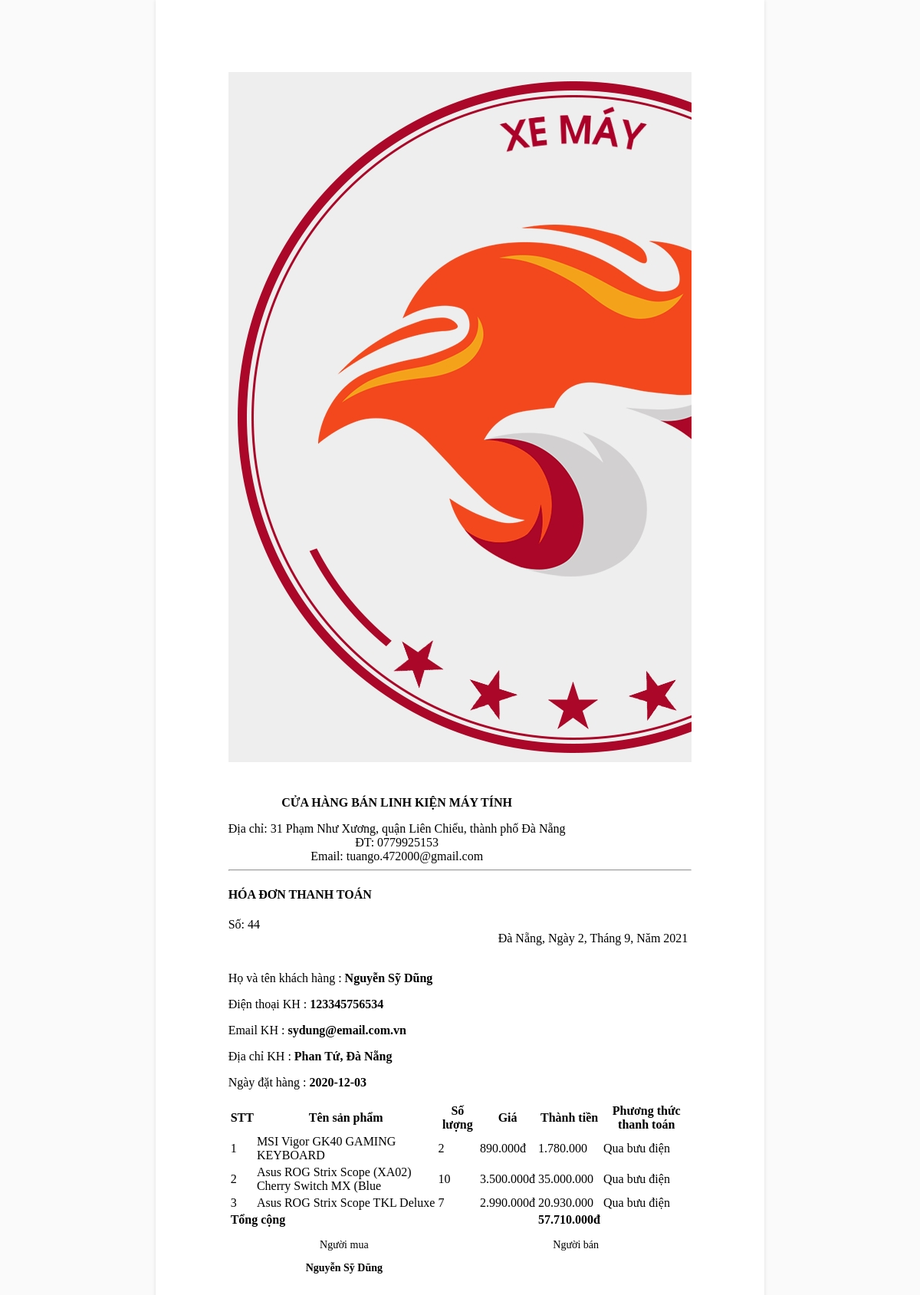
The app's page /Admin/chuc_nang/quanli_donhang/xuathoadon.php?mahd=44 with its own data.
### tables this page shows
CREATE TABLE `tbl_hoadon` (
  `MaHD` int(11) NOT NULL,
  `IDKH` int(11) NOT NULL,
  `HoTen` varchar(50) NOT NULL,
  `SDT` varchar(12) NOT NULL,
  `Email` varchar(100) NOT NULL,
  `DiaChiNhan` varchar(100) NOT NULL,
  `NgayDatHang` date NOT NULL,
  `TrangThai` int(11) NOT NULL
);

CREATE TABLE `tbl_hoadonchitiet` (
  `MaHD` int(11) NOT NULL,
  `MaSP` varchar(50) NOT NULL,
  `TenSP` varchar(50) NOT NULL,
  `SoLuong` int(11) NOT NULL,
  `Gia` int(11) NOT NULL,
  `PTTT` int(100) NOT NULL
);

### Admin/chuc_nang/quanli_donhang/xuathoadon.php (the view, shortened to what this page needs)
<!DOCTYPE html>
<html>
<head>
    <link rel="stylesheet" type="text/css" href="../Admin/css/hoadon.css">
</head>
<body onload="window.print();">
    <div id="page" class="page">
        <div class="row header">
            <div class="logo col-5"><img src="../images/logoxe.jpg" class="img-fluid" /></div>
            <div class="company text-center col-7">
                <p><b>CỬA HÀNG BÁN LINH KIỆN MÁY TÍNH</b></p>
                <span>Địa chỉ: 31 Phạm Như Xương, quận Liên Chiểu, thành phố Đà Nẵng</span><br>
                <span>ĐT: 0779925153</span><br>
                <span>Email: tuango.472000@gmail.com</span><br>
            </div>
        </div>
        <hr />
        <div class="text-center">
            <h4>HÓA ĐƠN THANH TOÁN</h4>
            <span class="text-right">Số: <?php
            if(isset($_GET['mahd'])){
            $mahd = $_GET['mahd'];
            echo $mahd;} ?></span><br />
        </div>
        <div style="float: right;">
            <span>Đà Nẵng,</span>
            <?php
            $date = getdate();
            echo " Ngày " . $date['mday'] . ",<span>";
            echo " Tháng " . $date['mon'] . ",<span>";
            echo " Năm " . $date['year'] . "<span style='margin-left:5px'>";
            ?>
        </div>
        <br />
        <br />
        <?php
        require('../../../connect/connect.php');
        if(isset($_GET['mahd'])){
        $mahd = $_GET['mahd'];
        $sql = mysqli_query($con, "SELECT * FROM tbl_hoadonchitiet WHERE MaHD = '$mahd'");
        $result = mysqli_query($con, "SELECT * FROM tbl_hoadon where MaHD = '$mahd'");
        $array = mysqli_fetch_array($result);
        }
        ?>
        <div class="col-12">
            <p>Họ và tên khách hàng : <b><?php echo $array['HoTen']; ?></b></p>
            <p>Điện thoại KH : <b><?php echo $array['SDT']; ?></b></p>
            <p>Email KH : <b><?php echo $array['Email']; ?></b></p>
            <p>Địa chỉ KH : <b><?php echo $array['DiaChiNhan']; ?></b></p>
            <p>Ngày đặt hàng : <b><?php echo $array['NgayDatHang']; ?></b></p>
        </div>
        <div class="col-12">
            <table class="mb-3 table table-bordered table-hover">
                <tr class="bg-info">
                    <th class="p-2 text-center">STT</th>
                    <th class="p-2 text-center">Tên sản phẩm</th>
                    <th class="p-2 text-center">Số lượng</th>
                    <th class="p-2 text-center">Giá</th>
                    <th class="p-2 text-center">Thành tiền</th>
                    <th class="p-2 text-center">Phương thức thanh toán</th>
                </tr>
                <?php
                $pos = 1;
                $tongsotien = 0;
                if ($sql) {
                    while ($row = mysqli_fetch_array($sql)) {
                        $tongsotien += $row['SoLuong'] * $row['Gia'];
                        ?>
                        <tr>
                            <td class="p-2"><?php echo $pos++; ?></td>
                            <td class="p-2"><?php echo $row['TenSP']; ?></td>
                            <td class="p-2 text-center"><?php echo $row['SoLuong']; ?></td>
                            <td class="p-2 text-center"><?php echo number_format($row['Gia'], 0, ",", "."); ?>đ</td>
                            <td class="p-2 text-center"><?php echo number_format(($row['SoLuong'] * $row['Gia']), 0, ",", "."); ?></td>
                            <td class="p-2 text-center"><?php if ($row['PTTT'] == 1) {
                                                                    echo "Qua bưu điện";
                                                                } else if ($row['PTTT'] == 2) {
                                                                    echo "Qua thẻ ATM";
                                                                } else {
                                                                    echo "Thanh toán trực tiếp";
                                                                }
                                                                ?></td>
                        </tr>
                <?php }
                } else {
                    echo "";
                } ?>
                <tr>
                    <td colspan="4" class="tong"><b>Tổng cộng</b></td>
                    <td class="p-2 text-center"><b><?php echo number_format(($tongsotien), 0, ",", ".") ?>đ</b></td>
                    <td></td>
                </tr>
            </table>
        </div>
        <div class="footer-left">
            <p class="mb-5">Người mua</p>
            <b><?php echo $array['HoTen']; ?></b>
        </div>
        <div class="footer-right">
            <p>Người bán</p>
        </div>
    </div>
</body>
</html>

### Admin/css/hoadon.css (style rules this page uses)
body { margin: 0; padding: 0; background-color: #FAFAFA; font: 12pt "Tohoma"; }
* { box-sizing: border-box; -moz-box-sizing: border-box; }
.page { width: 21cm; overflow:hidden; min-height:297mm; padding: 2.5cm; margin-left:auto; margin-right:auto; background: white; box-shadow: 0 0 5px rgba(0, 0, 0, 0.1); }
.header { overflow:hidden; }
.logo { background-color:#FFFFFF; text-align:left; float:left; }
.company { padding-top:24px; background-color:#FFFFFF; text-align:center; float:left; font-size:16px; }
.footer-left { text-align:center; position:relative; height: 150px; width:50%; color:#000; float:left; font-size: 14px; bottom:1px; }
.footer-right { text-align:center; position:relative; height: 150px; width:50%; color:#000; font-size: 14px; float:right; bottom:1px; }

### records on screen
tbl_hoadon: HoTen "Nguyễn Sỹ Dũng", SDT "123345756534", Email "sydung@email.com.vn", DiaChiNhan "Phan Tứ, Đà Nẵng", NgayDatHang "2020-12-03"
tbl_hoadonchitiet: TenSP "MSI Vigor GK40 GAMING KEYBOARD", SoLuong "2", Gia "890.000", $row['SoLuong'] * $row['Gia'] "1.780.000", PTTT "Qua bưu điện"
tbl_hoadonchitiet: TenSP "Asus ROG Strix Scope (XA02) Cherry Switch MX (Blue", SoLuong "10", Gia "3.500.000", $row['SoLuong'] * $row['Gia'] "35.000.000", PTTT "Qua bưu điện"
tbl_hoadonchitiet: TenSP "Asus ROG Strix Scope TKL Deluxe", SoLuong "7", Gia "2.990.000", $row['SoLuong'] * $row['Gia'] "20.930.000", PTTT "Qua bưu điện"

### other values on screen
$mahd "44"
$date['mday'] "2"
$date['mon'] "9"
$date['year'] "2021"
$tongsotien "57.710.000"
